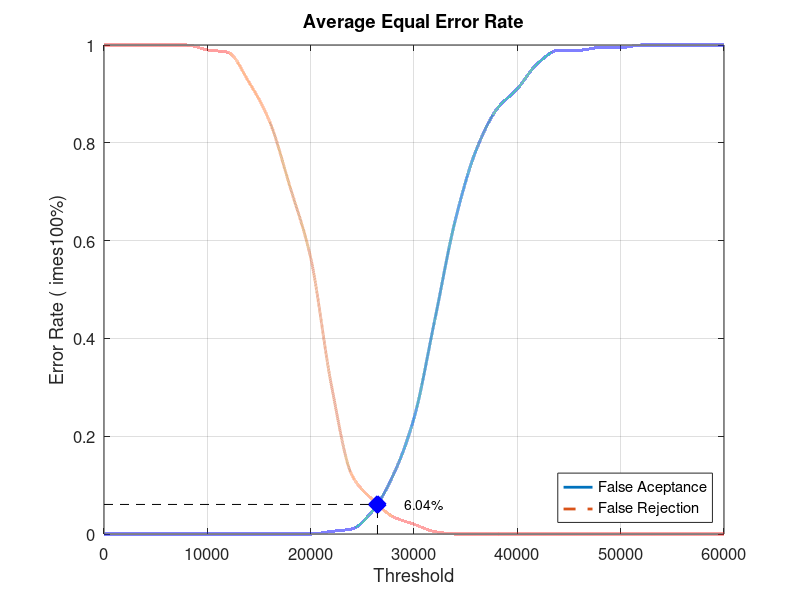
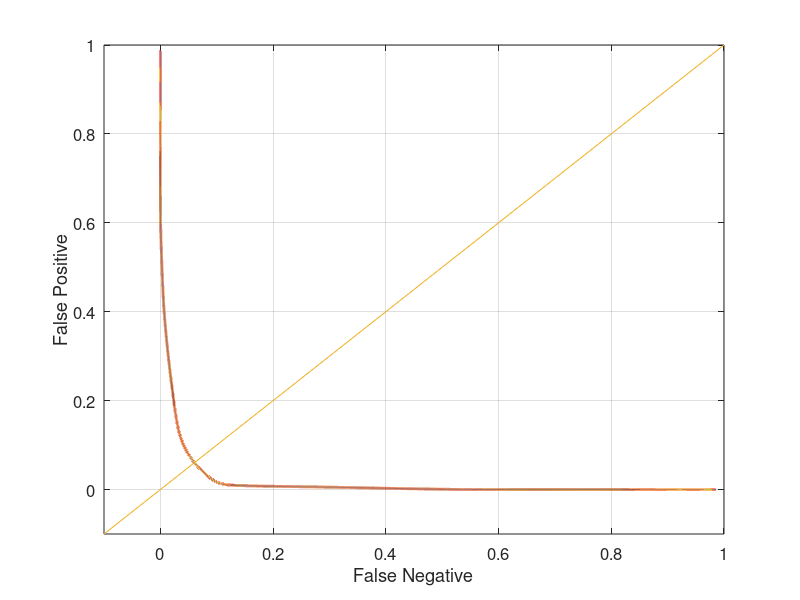

Recreate these plots in MATLAB, in order.
close all;
clear;
clc;
x = 0:2000:60000;
xq = 0:0.5:60000;

y0 = [0 0 0 0 0 0 0 0 0 0 0 0.00526316 0.0105263 0.0473684 0.121053 0.236842 0.436842 0.642105 0.784211 0.868421 0.910526 0.963158 0.989474 0.989474 0.994737 0.994737 1 1 1 1 1]
yy0 = interp1(x, y0, xq, 'pchip');
y1 = [1 1 1 1 1 0.99 0.985 0.925 0.845 0.71 0.565 0.305 0.12 0.07 0.035 0.02 0.005 0 0 0 0 0 0 0 0 0 0 0 0 0 0]
yy1 = interp1(x, y1, xq, 'pchip');

% Calculating EER: 
y2 = abs(y0 - y1);
find(y2 == min(y2))
yy2 = abs(yy0 - yy1);
xEER = find(yy2 == min(yy2));
xEERIndex = xq(xEER) % X-axis EER
yEER = yy0(xEER) % Y-axis EER

main = figure
plot(xq, yy0,'-','LineWidth', 2);	hold on
plot(xq, yy1,'--','LineWidth', 2);	hold on
plot([xEERIndex xEERIndex], [0 yEER], 'k--');	hold on
plot([0 xEERIndex], [yEER yEER], 'k--');	hold on
plot(xEERIndex, yEER, 'bx', 'LineWidth', 10);	hold on
text(xEERIndex + 10 * xEERIndex / 100, yEER, [num2str(round((10000 * yEER)) / 100) '%'])
legend('False Aceptance', 'False Rejection', 'Location', 'SouthEast')
xlabel('Threshold')
ylabel('Error Rate (	imes100%)')
title('Average Equal Error Rate')
set(gca, 'FontSize', 12)
axis([0 60000 0 1])
grid on

print(main, 'Database5_1Main', '-dpng');
FNRxFPR = figure('Color', [1 1 1]);
plot(yy1, yy0, '-', yy1, yy0, 'LineWidth', 2);
hold on
y = -0.1:0.1:1
plot(y, y); 
set(gca, 'FontSize', 12)
xlabel('False Negative')
ylabel('False Positive')
axis([-0.1 1 -0.1 1])
set(gca, 'FontSize', 12)
grid on

print(FNRxFPR, 'Database5_1FNRxFPR','-dpng');
